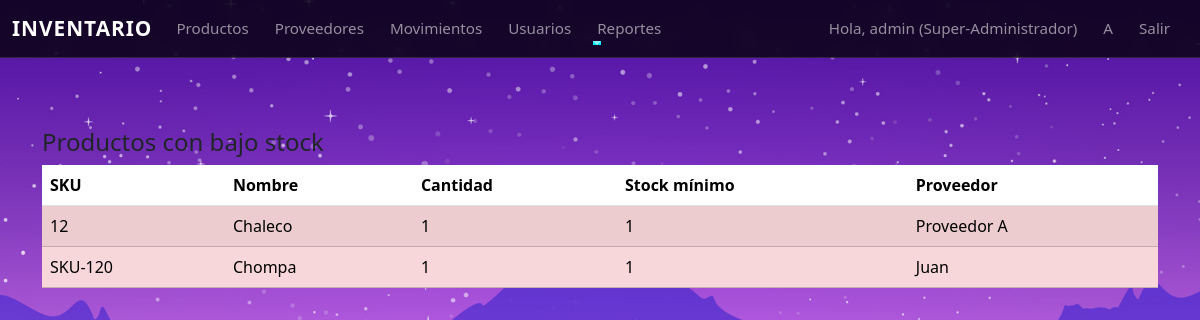
/reportes/bajo_stock (signed in), run on the app's committed database.
### app/models.py (models this page shows, shortened)
class User(UserMixin, db.Model):
    __tablename__ = 'usuarios'
    id = db.Column(db.Integer, primary_key=True)
    username = db.Column(db.String(80), unique=True, nullable=False)
    email = db.Column(db.String(120), unique=True, nullable=False)
    password_hash = db.Column(db.String(128), nullable=False)
    role_id = db.Column(db.Integer, db.ForeignKey('roles.id'), nullable=False)

class Role(db.Model):
    __tablename__ = 'roles'
    id = db.Column(db.Integer, primary_key=True)
    name = db.Column(db.String(64), unique=True, nullable=False)  # e.g. Super-Administrador, Almacenista, Consultor
    description = db.Column(db.String(200))
    users = db.relationship('User', backref='role', lazy=True)

class Product(db.Model):
    __tablename__ = 'productos'
    id = db.Column(db.Integer, primary_key=True)
    nombre = db.Column(db.String(200), nullable=False)
    descripcion = db.Column(db.Text)
    sku = db.Column(db.String(80), unique=True, nullable=False)
    cantidad = db.Column(db.Integer, default=0)
    stock_minimo = db.Column(db.Integer, default=1)
    precio_compra = db.Column(db.Float, default=0.0)
    precio_venta = db.Column(db.Float, default=0.0)
    proveedor_id = db.Column(db.Integer, db.ForeignKey('proveedores.id'))
    movimientos = db.relationship('InventoryMovement', backref='producto', lazy=True)

class Provider(db.Model):
    __tablename__ = 'proveedores'
    id = db.Column(db.Integer, primary_key=True)
    nombre = db.Column(db.String(150), nullable=False)
    contacto = db.Column(db.String(150))
    telefono = db.Column(db.String(50))
    email = db.Column(db.String(120))
    productos = db.relationship('Product', backref='proveedor', lazy=True)

### app/routes.py (the view)
@bp.route('/reportes/bajo_stock')
@login_required
def reportes_bajo_stock():
    productos = Product.query.filter(Product.cantidad <= Product.stock_minimo).order_by(Product.cantidad.asc()).all()
    return render_template('reportes_low_stock.html', productos=productos)

### app/models.py (called while the page is built)
@login_manager.user_loader
def load_user(user_id):
    return User.query.get(int(user_id))

### app/templates/reportes_low_stock.html (shortened to what this page needs)
{% extends "base.html" %}
{% block content %}
<h4>Productos con bajo stock</h4>
<table class="table table-striped">
  <thead><tr><th>SKU</th><th>Nombre</th><th>Cantidad</th><th>Stock mínimo</th><th>Proveedor</th></tr></thead>
  <tbody>
    {% for p in productos %}
    <tr class="{% if p.cantidad <= p.stock_minimo %}table-danger{% endif %}">
      <td>{{ p.sku }}</td>
      <td>{{ p.nombre }}</td>
      <td>{{ p.cantidad }}</td>
      <td>{{ p.stock_minimo }}</td>
      <td>{{ p.proveedor.nombre if p.proveedor else '-' }}</td>
    </tr>
    {% endfor %}
  </tbody>
</table>
{% endblock %}

### app/templates/base.html (shortened to what this page needs)
<!doctype html>
<html lang="es">
<head>
  <link href="https://cdn.jsdelivr.net/npm/bootstrap@5.3.2/dist/css/bootstrap.min.css" rel="stylesheet">
  <link rel="stylesheet" href="{{ url_for('static', filename='styles.css') }}">
</head>
<body>
<nav class="navbar navbar-expand-lg navbar-dark bg-dark mb-3">
  <div class="container-fluid">
    <a class="navbar-brand" href="{{ url_for('main.dashboard') }}">Inventario</a>
    <div class="collapse navbar-collapse" id="nav">
      <ul class="navbar-nav me-auto">
        {% if current_user.is_authenticated %}
        <li class="nav-item"><a class="nav-link" href="{{ url_for('main.productos_list') }}">Productos</a></li>
        <li class="nav-item"><a class="nav-link" href="{{ url_for('main.proveedores_list') }}">Proveedores</a></li>
        <li class="nav-item"><a class="nav-link" href="{{ url_for('main.movimientos_list') }}">Movimientos</a></li>
        {% if current_user.is_authenticated and current_user.role.name == 'Super-Administrador' %}
        <li class="nav-item">
        <a class="nav-link" href="{{ url_for('main.users_list') }}">Usuarios</a>
        </li>
        {% endif %}
        <li class="nav-item dropdown">
          <a class="nav-link dropdown-toggle" href="#" data-bs-toggle="dropdown">Reportes</a>
        </li>
        {% endif %}
      </ul>
      <ul class="navbar-nav">
        {% if current_user.is_authenticated %}
          <li class="nav-item"><span class="nav-link">Hola, {{ current_user.username }} ({{ current_user.role.name }})</span></li>
          {% if current_user.role.name == 'Super-Administrador' %}
            <li class="nav-item"><a class="nav-link" href="{{ url_for('main.register') }}">A</a></li>
          {% endif %}
          <li class="nav-item"><a class="nav-link" href="{{ url_for('main.logout') }}">Salir</a></li>
        {% else %}
          <li class="nav-item"><a class="nav-link" href="{{ url_for('main.login') }}">Iniciar sesión</a></li>
        {% endif %}
      </ul>
    </div>
  </div>
</nav>
<div class="container">
  {% block content %}{% endblock %}
</div>
</body>
</html>

### app/static/styles.css (style rules this page uses)
.navbar { background: rgba(0,0,0,0.55) !important; backdrop-filter: blur(8px); border-bottom: 1px solid rgba(255,255,255,0.12); transition: background 0.3s ease; }
.navbar-brand { font-weight: 700; font-size: 1.3rem; letter-spacing: 1px; text-transform: uppercase; transition: transform .2s ease; }
.nav-link { position: relative; margin-right: 10px; font-size: 0.95rem; transition: color .2s ease; }
.nav-link::after { content: ""; position: absolute; width: 0; height: 2px; bottom: 3px; left: 0; background-color: #00eaff; transition: width .25s ease-in-out; }
.container { margin-top: 70px; }
html, body { height: 100%; margin: 0; padding: 0; }
body { background-image: url("../img.jpg"); background-size: cover; background-position: center; background-repeat: no-repeat; background-attachment: fixed; }

### data on the page
User: username "admin"
Role: role.name "Super-Administrador"
Product: sku "12", nombre "Chaleco", cantidad "1", stock_minimo "1", proveedor "Proveedor A"
Product: sku "SKU-120", nombre "Chompa", cantidad "1", stock_minimo "1", proveedor "Juan"
